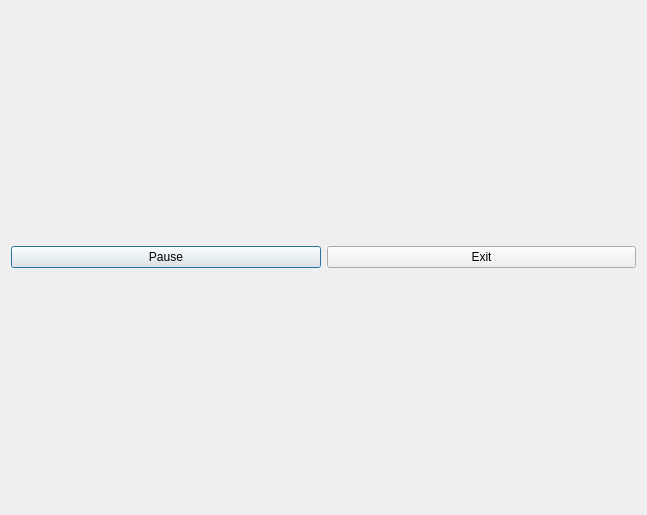
<?xml version="1.0" encoding="UTF-8"?>
<ui version="4.0">
 <class>TmplViewDialog</class>
 <widget class="QDialog" name="TmplViewDialog">
  <property name="geometry">
   <rect>
    <x>0</x>
    <y>0</y>
    <width>647</width>
    <height>515</height>
   </rect>
  </property>
  <property name="windowTitle">
   <string>Viewer</string>
  </property>
  <layout class="QGridLayout" name="gridLayout_2">
   <item row="1" column="1">
    <widget class="QPushButton" name="ctrlButton">
     <property name="text">
      <string>Pause</string>
     </property>
    </widget>
   </item>
   <item row="1" column="2">
    <widget class="QPushButton" name="exitButton">
     <property name="text">
      <string>Exit</string>
     </property>
    </widget>
   </item>
   <item row="0" column="1" colspan="2">
    <layout class="QGridLayout" name="gridLayout"/>
   </item>
  </layout>
 </widget>
 <resources/>
 <connections/>
</ui>
